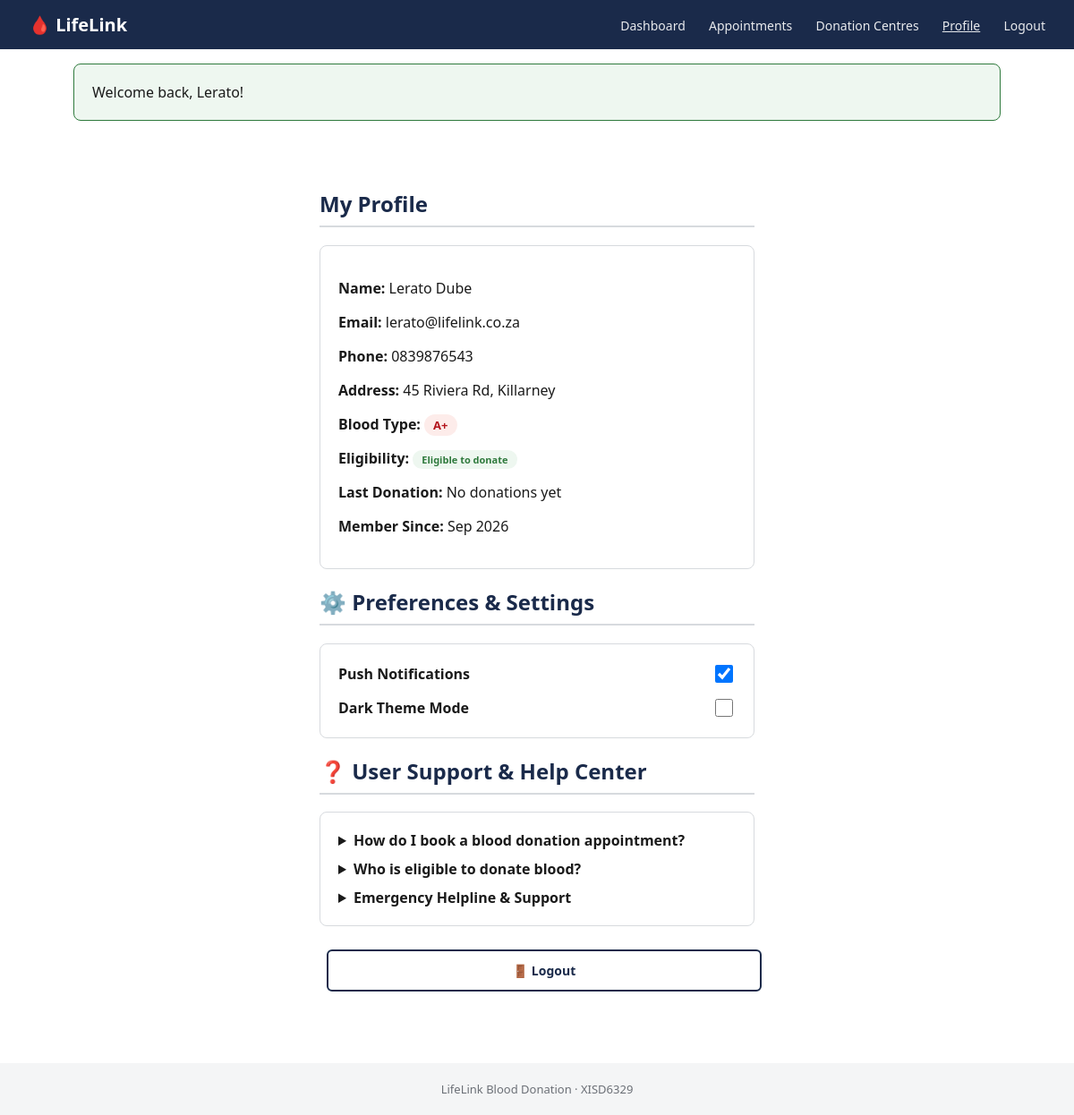
The app's page /pages/profile.php (signed in) with its own data.
### tables this page shows
CREATE TABLE donors (
  donor_id INT AUTO_INCREMENT PRIMARY KEY,
  first_name VARCHAR(60) NOT NULL,
  last_name VARCHAR(60) NOT NULL,
  email VARCHAR(150) NOT NULL UNIQUE,
  password VARCHAR(255) NOT NULL,
  google_id VARCHAR(255) NULL,
  phone VARCHAR(30),
  date_of_birth DATE,
  gender VARCHAR(20),
  address VARCHAR(255),
  blood_type_id INT NOT NULL,
  last_donation_date DATE NULL,
  is_active TINYINT(1) NOT NULL DEFAULT 1,
  created_at TIMESTAMP NOT NULL DEFAULT CURRENT_TIMESTAMP,
  FOREIGN KEY (blood_type_id) REFERENCES blood_types(blood_type_id)
);

CREATE TABLE blood_types (
  blood_type_id INT AUTO_INCREMENT PRIMARY KEY,
  code VARCHAR(5) NOT NULL UNIQUE
);

### pages/profile.php (the view, shortened to what this page needs)
<?php
$pdo = db();
$donorId = $_SESSION['donor_id'];
$stmt = $pdo->prepare(
    "SELECT d.first_name, d.last_name, d.email, d.phone, d.address, bt.code AS blood_type,
            d.last_donation_date, d.created_at
     FROM donors d JOIN blood_types bt ON bt.blood_type_id = d.blood_type_id
     WHERE d.donor_id = ?"
);
$stmt->execute([$donorId]);
$donor = $stmt->fetch();
$eligible = true;
include __DIR__ . '/../includes/header.php';
?>
  <div class="section" style="max-width:550px;">
    <h2>My Profile</h2>
    <div class="card">
      <p><strong>Name:</strong> <?= htmlspecialchars($donor['first_name'] . ' ' . $donor['last_name']) ?></p>
      <p><strong>Email:</strong> <?= htmlspecialchars($donor['email']) ?></p>
      <p><strong>Phone:</strong> <?= htmlspecialchars($donor['phone'] ?: '—') ?></p>
      <p><strong>Address:</strong> <?= htmlspecialchars($donor['address'] ?: '—') ?></p>
      <p><strong>Blood Type:</strong> <span class="badge" style="background:#fdecea;color:#b3141c;font-size:13px;"><?= htmlspecialchars($donor['blood_type']) ?></span></p>
      <p><strong>Eligibility:</strong> <span class="badge <?= $eligible ? 'badge-confirmed' : 'badge-pending' ?>"><?= $eligible ? 'Eligible to donate' : 'Not yet eligible (56-day rule)' ?></span></p>
      <p><strong>Last Donation:</strong> <?= htmlspecialchars($donor['last_donation_date'] ?: 'No donations yet') ?></p>
      <p><strong>Member Since:</strong> <?= htmlspecialchars(date('M Y', strtotime($donor['created_at']))) ?></p>
    </div>
    <h2>⚙️ Preferences & Settings</h2>
    <div class="card">
      <div style="display:flex;justify-content:space-between;align-items:center;margin-bottom:12px;">
        <span><strong>Push Notifications</strong></span>
        <input type="checkbox" checked style="width:20px;height:20px;cursor:pointer;">
      </div>
      <div style="display:flex;justify-content:space-between;align-items:center;">
        <span><strong>Dark Theme Mode</strong></span>
        <input type="checkbox" onclick="document.body.classList.toggle('dark-theme')" style="width:20px;height:20px;cursor:pointer;">
      </div>
    </div>
    <h2>❓ User Support & Help Center</h2>
    <div class="card">
      <details style="margin-bottom:10px;cursor:pointer;">
        <summary><strong>How do I book a blood donation appointment?</strong></summary>
      </details>
      <details style="margin-bottom:10px;cursor:pointer;">
        <summary><strong>Who is eligible to donate blood?</strong></summary>
      </details>
      <details style="cursor:pointer;">
        <summary><strong>Emergency Helpline & Support</strong></summary>
      </details>
    </div>
    <a class="btn btn-outline" href="logout.php" style="width:100%;text-align:center;margin-top:10px;">🚪 Logout</a>
  </div>
<?php include __DIR__ . '/../includes/footer.php'; ?>

### assets/css/style.css (style rules this page uses)
:root { --navy: #1a2a4a; --red: #b3141c; --light: #f4f5f6; --grey: #6b6f76; --border: #d7dade; }
* { box-sizing: border-box; }
body { margin: 0; font-family: "Segoe UI", Arial, sans-serif; color: #1a1a1a; background: #ffffff; }
.btn { display: inline-block; padding: 12px 26px; border-radius: 6px; font-weight: 600; text-decoration: none; margin: 0 8px; cursor: pointer; border: none; font-size: 14px; }
.btn-outline { background: #fff; color: var(--navy); border: 2px solid var(--navy); }
.section { padding: 40px 32px; max-width: 1100px; margin: 0 auto; }
.section h2 { color: var(--navy); border-bottom: 2px solid var(--border); padding-bottom: 8px; }
.card { border: 1px solid var(--border); border-radius: 8px; padding: 20px; margin-bottom: 16px; }
.badge { padding: 3px 10px; border-radius: 12px; font-size: 11px; font-weight: 600; }
.badge-confirmed { background: #eef7f0; color: #2f7a3d; }

### records on screen
donors: first_name+last_name "Lerato Dube", email "lerato@lifelink.co.za", phone "0839876543", address "45 Riviera Rd, Killarney", blood_type.code "A+", last_donation_date "No donations yet", created_at "Sep 2026"

### other values on screen
$_SESSION['flash'] "Welcome back, Lerato!"
